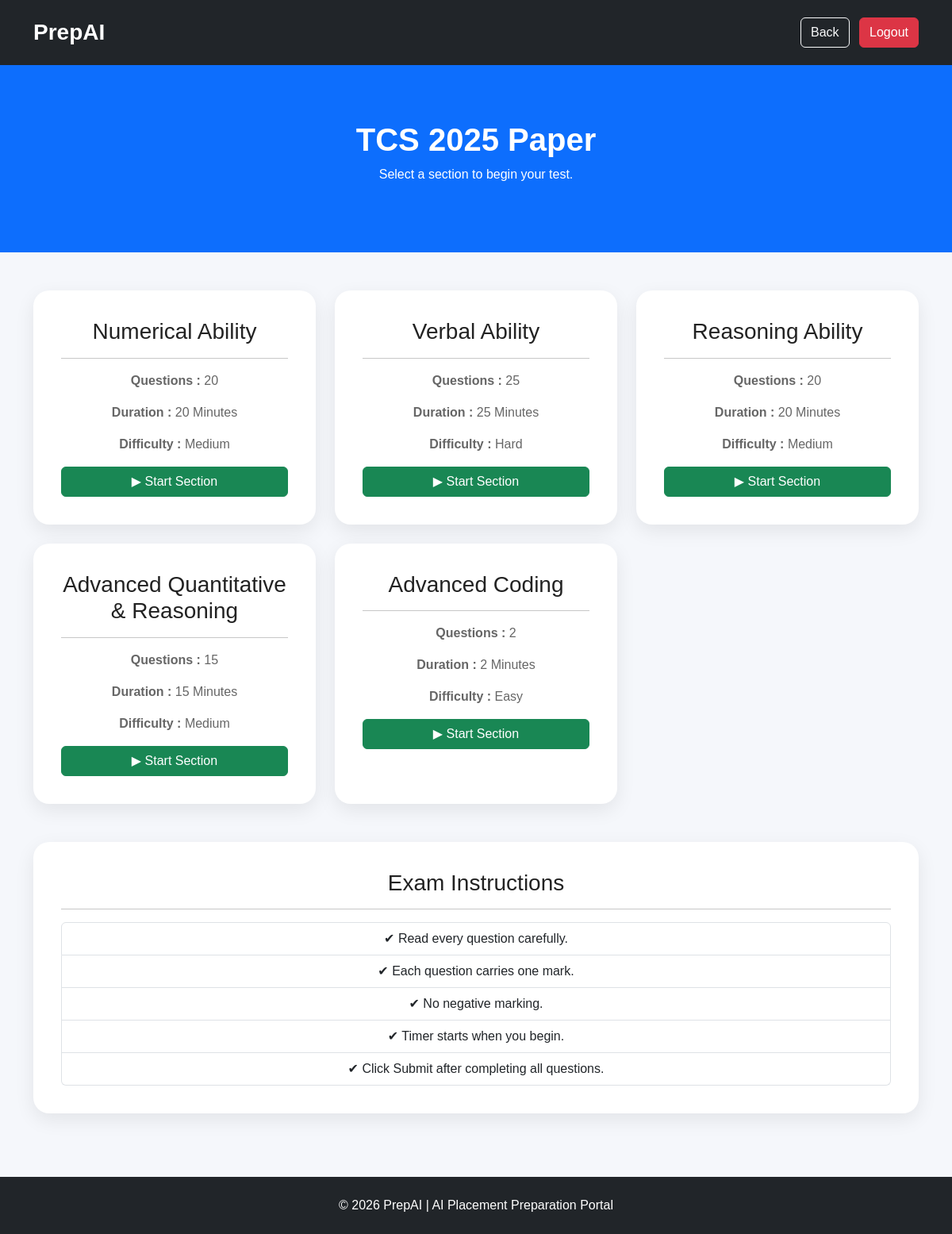
/sections/TCS/2025 (signed in), run on the app's committed database.
### app.py (models this page shows)
class Company(db.Model):
    __tablename__ = "companies"
    id = db.Column(db.Integer, primary_key=True)
    company_name = db.Column(db.String(100), nullable=False)
    papers = db.relationship("Paper", backref="company", lazy=True)

class Section(db.Model):
    __tablename__ = "sections"
    id = db.Column(db.Integer, primary_key=True)
    paper_id = db.Column(db.Integer, db.ForeignKey("papers.id"))
    section_name = db.Column(db.String(100), nullable=False)
    questions = db.relationship("Question", backref="section", lazy=True)

### app.py (the view)
@app.route("/sections/<company>/<int:year>")
@login_required
def sections(company, year):
    company_obj = Company.query.filter_by(
        company_name=company
    ).first_or_404()
    paper = Paper.query.filter_by(
        company_id=company_obj.id,
        year=year
    ).first_or_404()
    section_list = Section.query.filter_by(
        paper_id=paper.id
    ).all()
    section_data = []
    for sec in section_list:
        total_questions = Question.query.filter_by(
            section_id=sec.id
        ).count()
        section_data.append({
            "id": sec.id,
            "name": sec.section_name,
            "questions": total_questions
        })
    return render_template(
        "sections.html",
        company=company,
        year=year,
        sections=section_data
    )

### app.py (called while the page is built)
@login_manager.user_loader
def load_user(user_id):
    return User.query.get(int(user_id))

### templates/sections.html (shortened to what this page needs)
<!DOCTYPE html>
<html lang="en">
<head>
    <link href="https://cdn.jsdelivr.net/npm/bootstrap@5.3.3/dist/css/bootstrap.min.css" rel="stylesheet">
    <link rel="stylesheet" href="{{ url_for('static', filename='css/style.css') }}">
</head>
<body>
<nav class="navbar navbar-expand-lg navbar-dark bg-dark">
    <div class="container">
        <a class="navbar-brand fw-bold" href="{{ url_for('dashboard') }}">
            PrepAI
        </a>
        <div class="ms-auto">
            <a href="{{ url_for('papers', company=company) }}" class="btn btn-outline-light me-2">
                Back
            </a>
            <a href="{{ url_for('logout') }}" class="btn btn-danger">
                Logout
            </a>
        </div>
    </div>
</nav>
<section class="dashboard-header">
    <div class="container">
        <h2>{{ company }} {{ year }} Paper</h2>
        <p>Select a section to begin your test.</p>
    </div>
</section>
<div class="container py-5">
    <div class="row g-4">
        {% for section in sections %}
        <div class="col-lg-4 col-md-6">
            <div class="dashboard-card">
                <h3>{{ section.name }}</h3>
                <hr>
                <p>
                    <strong>Questions :</strong>
                    {{ section.questions }}
                </p>
                <p>
                    <strong>Duration :</strong>
                    {{ section.questions }} Minutes
                </p>
                <p>
                    <strong>Difficulty :</strong>
                    {% if section.questions <= 10 %}
                        Easy
                    {% elif section.questions <= 20 %}
                        Medium
                    {% else %}
                        Hard
                    {% endif %}
                </p>
                <a href="{{ url_for('exam',
                                    company=company,
                                    year=year,
                                    section=section.name) }}"
                   class="btn btn-success w-100">
                    ▶ Start Section
                </a>
            </div>
        </div>
        {% endfor %}
    </div>
</div>
<div class="container mb-5">
    <div class="dashboard-card">
        <h3>Exam Instructions</h3>
        <hr>
        <ul class="list-group">
            <li class="list-group-item">
                ✔ Read every question carefully.
            </li>
            <li class="list-group-item">
                ✔ Each question carries one mark.
            </li>
            <li class="list-group-item">
                ✔ No negative marking.
            </li>
            <li class="list-group-item">
                ✔ Timer starts when you begin.
            </li>
            <li class="list-group-item">
                ✔ Click Submit after completing all questions.
            </li>
        </ul>
    </div>
</div>
<footer class="bg-dark text-white text-center py-4">
    © 2026 PrepAI | AI Placement Preparation Portal
</footer>
</body>
</html>

### static/css/style.css (style rules this page uses)
* { margin:0; padding:0; box-sizing:border-box; font-family:'Poppins',sans-serif; }
body { background:#f5f7fb; color:#222; }
.navbar { padding:15px 0; }
.navbar-brand { font-size:28px; font-weight:700; }
.dashboard-header { background:#0d6efd; color:white; padding:70px 0; text-align:center; }
.dashboard-header h2 { font-size:40px; font-weight:700; }
.dashboard-card { background:white; border-radius:20px; padding:35px; box-shadow:0 8px 25px rgba(0,0,0,.08); transition:.3s; text-align:center; height:100%; }
.dashboard-card p { color:#666; }
footer { margin-top:80px; }

### data on the page
Company: company_name "TCS"
Section: name "Numerical Ability", questions "20", shows "Medium"
Section: name "Verbal Ability", questions "25", shows "Hard"
Section: name "Reasoning Ability", questions "20", shows "Medium"
Section: name "Advanced Quantitative & Reasoning", questions "15", shows "Medium"
Section: name "Advanced Coding", questions "2", shows "Easy"

### other printed values
{{ year }} "2025"
